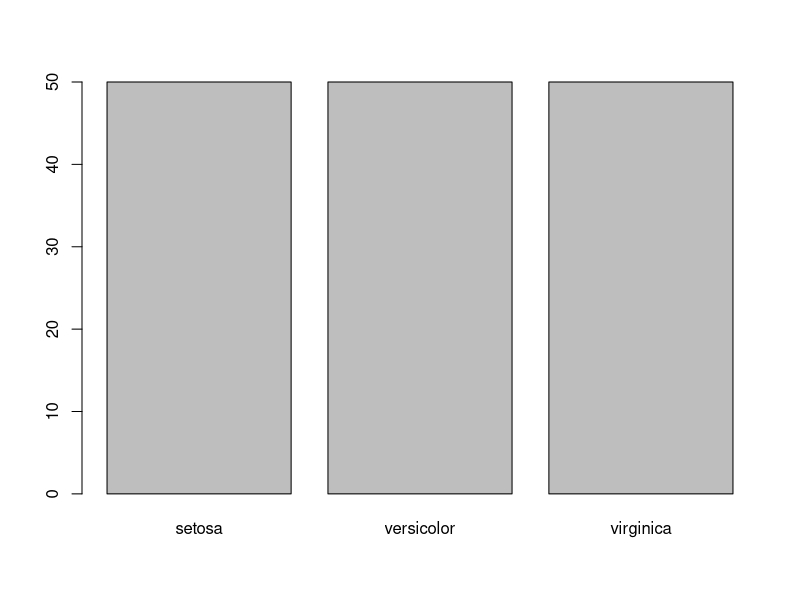
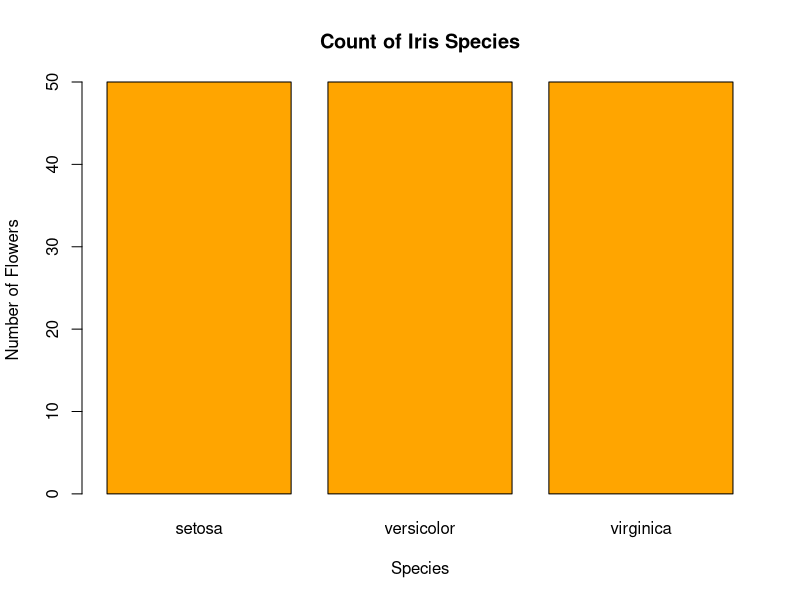
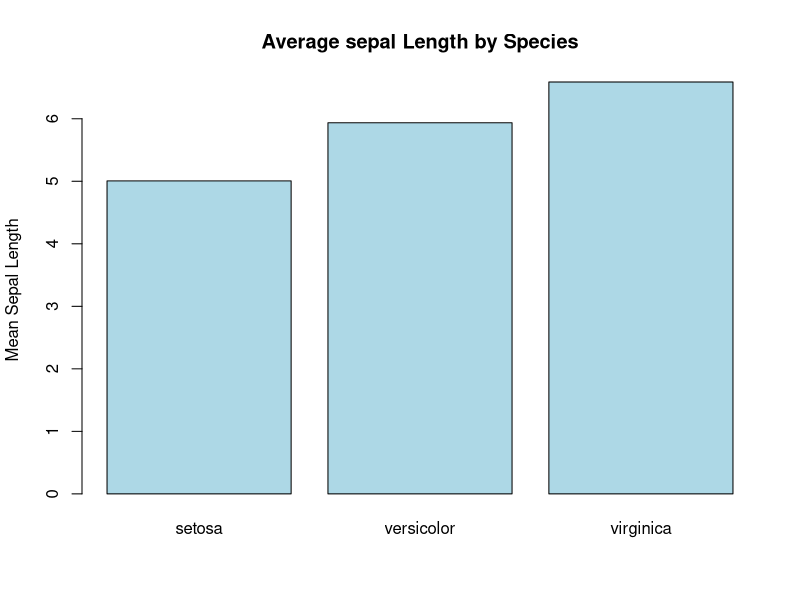
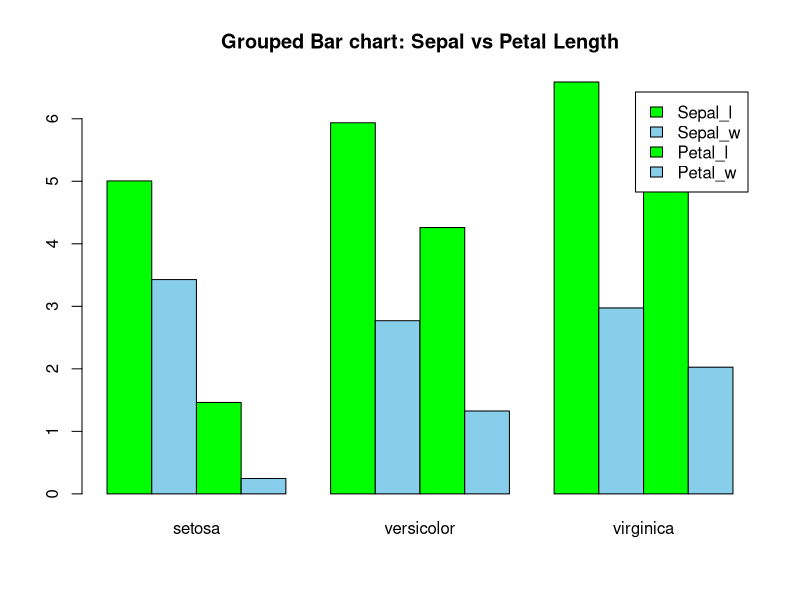
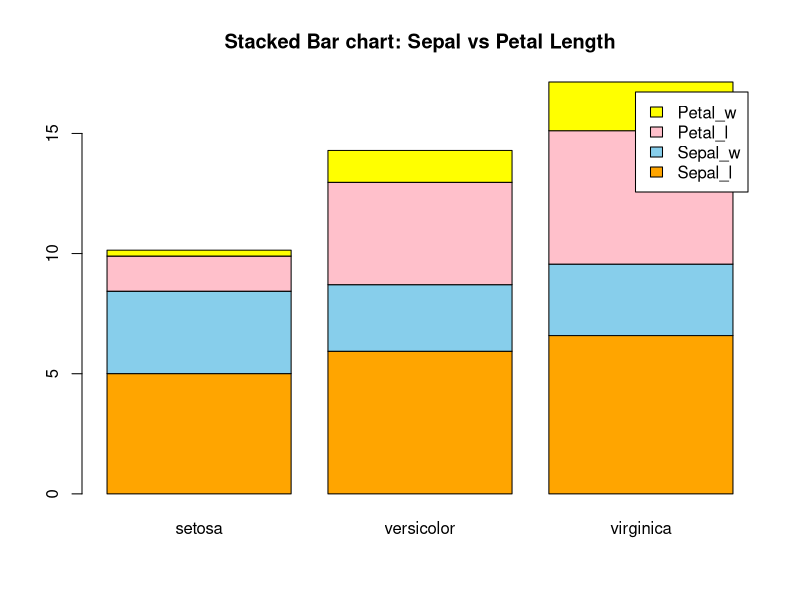
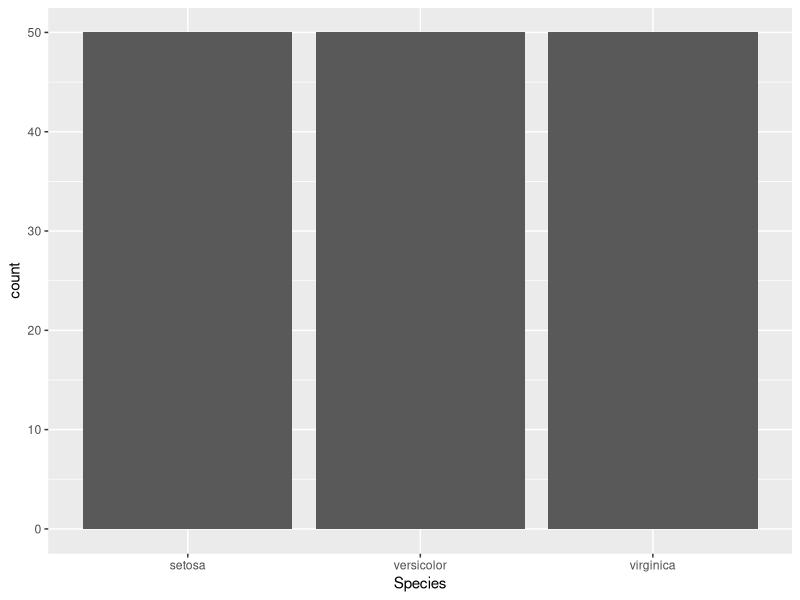
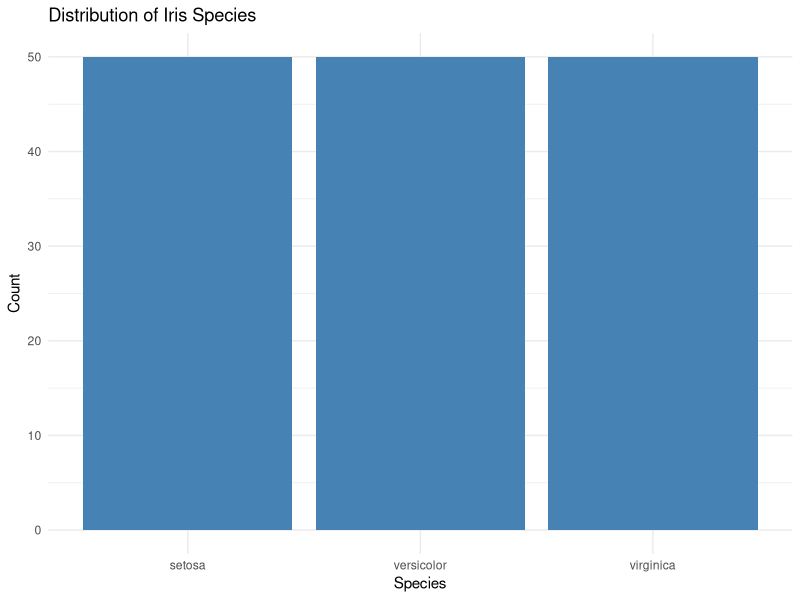
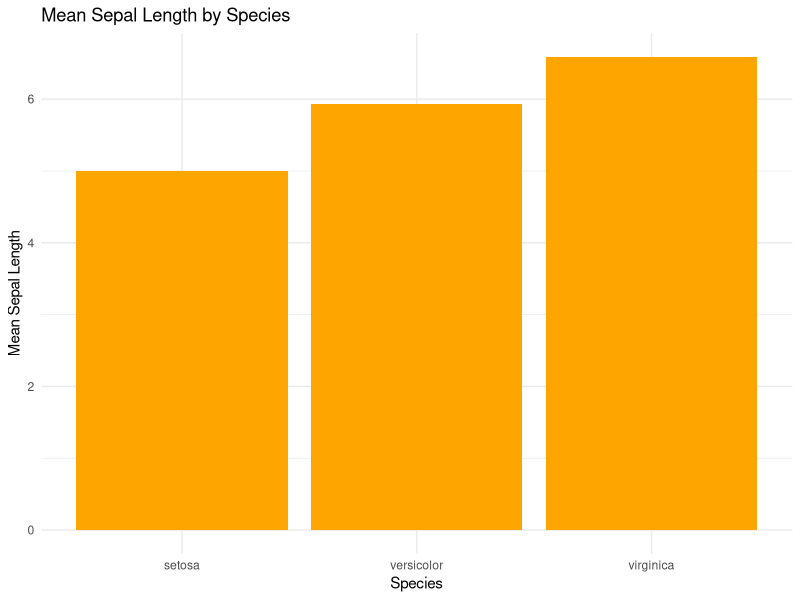

The R script that drew these images, in order:

data(iris)
?iris
#Inspect the data
head(iris)
str(iris)
View(iris)
class(iris)
#very basic bar chart(chart R)
#count of each species

barplot(table(iris$Species))

#labeled bar chart
barplot(
  table(iris$Species),
  main = "Count of Iris Species",
  xlab = "Species",
  ylab = "Number of Flowers",
  col = "orange"
)

#Bar chart from aggregated data
#mean sepal length per species
mean_sepal <- tapply(iris$Sepal.Length, iris$Species, mean)
mean_sepal

barplot(
  mean_sepal,
  col = 'lightblue',
  main = "Average sepal Length by Species",
  ylab = "Mean Sepal Length"
)

#Grouped (CLUSTERED) BAR CHART 

#compare sepal and petal length(mean)

group_means <- rbind(
  Sepal = tapply(iris$Sepal.Length, iris$Species,mean),
  Petal = tapply(iris$Petal.Length, iris$Species,mean)
)
group_means

group_means <- rbind(
  Sepal_l = tapply(iris$Sepal.Length, iris$Species,mean),
  Sepal_w = tapply(iris$Sepal.Width, iris$Species,mean),
  Petal_l = tapply(iris$Petal.Length, iris$Species,mean),
  Petal_w = tapply(iris$Petal.Width, iris$Species,mean)
)
group_means
barplot(
  group_means,
  beside = TRUE,
  col = c("green", "skyblue"),
  legend.text = TRUE,
  main = "Grouped Bar chart: Sepal vs Petal Length"
)

#Stacked bar chart
barplot(
  group_means,
  beside = FALSE,
  col = c("orange", "skyblue","pink","yellow"),
  legend.text = TRUE,
  main = "Stacked Bar chart: Sepal vs Petal Length"
)

# Load ggplot2
library(ggplot2)


# Count bar chart
ggplot(iris, aes(x = Species)) +
  geom_bar()
# ggplot counts automatically


# LAYER 7: STYLED BAR CHART (ggplot2)
ggplot(iris, aes(x = Species)) +
  geom_bar(fill = "steelblue") +
  labs(
    title = "Distribution of Iris Species",
    y = "Count"
  ) +
  theme_minimal()


# LAYER 8: BAR CHART WITH AGGREGATION (ggplot2)

# Mean Sepal Length per Species
ggplot(iris, aes(x = Species, y = Sepal.Length)) +
  stat_summary(
    fun = mean,
    geom = "bar",
    fill = "orange"
  ) +
  labs(
    title = "Mean Sepal Length by Species",
    y = "Mean Sepal Length"
  ) +
  theme_minimal()
# stat_summary() performs aggregation



# LAYER 9: GROUPED BAR CHART (ggplot2)
ggplot(iris, aes(x = Species, fill = Species)) +
  geom_bar(position = "dodge") +
  theme_minimal()

# Or with aggregated values:
ggplot(iris, aes(x = Species, y = Sepal.Length, fill = Species)) +
  stat_summary(
    fun = mean,
    geom = "bar",
    position = "dodge"
  ) +
  theme_minimal()
# Easy comparison across categories


# LAYER 10: STACKED BAR CHART (ggplot2)
# Count-based stacked bar chart
ggplot(iris, aes(x = Species, fill = Species)) +
  geom_bar(position = "stack") +
  theme_minimal()


# Stacked bar with another categorical variable (example)
ggplot(iris, aes(x = Species, fill = cut(Sepal.Length,50))) +
  geom_bar(position = "stack") +
  labs(fill = "Sepal Length Group") +
  theme_minimal()
# Shows sub-category composition



# Or with aggregated values:
library(tidyr)

iris_long <- pivot_longer(
  iris,
  cols = c(Sepal.Length, Petal.Length),
  names_to = "Measurement",
  values_to = "Value"
)

# Plot
ggplot(iris_long, aes(x = Species, y = Value, fill = Measurement)) +
  stat_summary(
    fun = mean,
    geom = "bar",
    position = "stack"
  ) +
  labs(
    title = "Stacked Bar Chart of Mean Measurements (Iris)",
    y = "Mean Value"
  ) +
  theme_minimal()